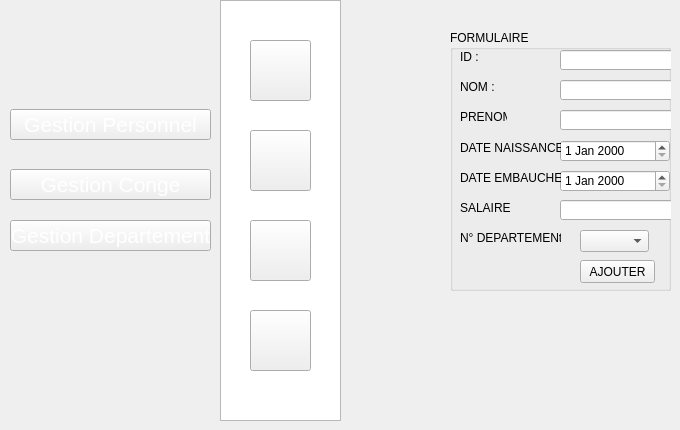
   <widget class="QWidget" name="page_3">
    <widget class="QPushButton" name="pushButton_17">
     <property name="geometry">
      <rect>
       <x>250</x>
       <y>220</y>
       <width>61</width>
       <height>61</height>
      </rect>
     </property>
     <property name="styleSheet">
      <string notr="true">image: url(:/new/prefix1/img/icon-afficher2.png);</string>
     </property>
     <property name="text">
      <string/>
     </property>
    </widget>
    <widget class="QPushButton" name="pushButton_18">
     <property name="geometry">
      <rect>
       <x>250</x>
       <y>40</y>
       <width>61</width>
       <height>61</height>
      </rect>
     </property>
     <property name="styleSheet">
      <string notr="true">image: url(:/new/prefix1/img/icon-ajout2.png);
background-image: url(:/new/prefix1/img/bg.png);</string>
     </property>
     <property name="text">
      <string/>
     </property>
    </widget>
    <widget class="QPushButton" name="personnel2">
     <property name="geometry">
      <rect>
       <x>10</x>
       <y>109</y>
       <width>201</width>
       <height>31</height>
      </rect>
     </property>
     <property name="font">
      <font>
       <pointsize>16</pointsize>
       <weight>50</weight>
       <bold>false</bold>
      </font>
     </property>
     <property name="styleSheet">
      <string notr="true">color: rgb(255, 255, 255);
background-image: url(:/new/prefix1/img/selected2.png);</string>
     </property>
     <property name="text">
      <string>Gestion Personnel</string>
     </property>
    </widget>
    <widget class="QPushButton" name="conge2">
     <property name="geometry">
      <rect>
       <x>10</x>
       <y>169</y>
       <width>201</width>
       <height>31</height>
      </rect>
     </property>
     <property name="font">
      <font>
       <pointsize>16</pointsize>
       <weight>50</weight>
       <bold>false</bold>
      </font>
     </property>
     <property name="styleSheet">
      <string notr="true">color: rgb(255, 255, 255);
</string>
     </property>
     <property name="text">
      <string>Gestion Conge</string>
     </property>
    </widget>
    <widget class="QPushButton" name="pushButton_21">
     <property name="geometry">
      <rect>
       <x>250</x>
       <y>130</y>
       <width>61</width>
       <height>61</height>
      </rect>
     </property>
     <property name="styleSheet">
      <string notr="true">image: url(:/new/prefix1/img/icon-modif2 (1).png);</string>
     </property>
     <property name="text">
      <string/>
     </property>
    </widget>
    <widget class="QPushButton" name="pushButton_22">
     <property name="geometry">
      <rect>
       <x>250</x>
       <y>310</y>
       <width>61</width>
       <height>61</height>
      </rect>
     </property>
     <property name="styleSheet">
      <string notr="true">image: url(:/new/prefix1/img/icon-supp2 (1).png);</string>
     </property>
     <property name="text">
      <string/>
     </property>
    </widget>
    <widget class="QListView" name="listView_2">
     <property name="geometry">
      <rect>
       <x>220</x>
       <y>0</y>
       <width>121</width>
       <height>421</height>
      </rect>
     </property>
     <property name="styleSheet">
      <string notr="true">background-image: url(:/new/prefix1/img/selected.png);</string>
     </property>
    </widget>
    <widget class="QPushButton" name="departement2_2">
     <property name="geometry">
      <rect>
       <x>10</x>
       <y>220</y>
       <width>201</width>
       <height>31</height>
      </rect>
     </property>
     <property name="font">
      <font>
       <pointsize>16</pointsize>
       <weight>50</weight>
       <bold>false</bold>
      </font>
     </property>
     <property name="styleSheet">
      <string notr="true">color: rgb(255, 255, 255);
</string>
     </property>
     <property name="text">
      <string>Gestion Departement</string>
     </property>
    </widget>
    <widget class="QGroupBox" name="groupBox_7">
     <property name="geometry">
      <rect>
       <x>450</x>
       <y>30</y>
       <width>221</width>
       <height>261</height>
      </rect>
     </property>
     <property name="title">
      <string>FORMULAIRE</string>
     </property>
     <widget class="QPushButton" name="ajouterpersonnel">
      <property name="geometry">
       <rect>
        <x>130</x>
        <y>230</y>
        <width>75</width>
        <height>23</height>
       </rect>
      </property>
      <property name="text">
       <string>AJOUTER</string>
      </property>
     </widget>
     <widget class="QLabel" name="label_29">
      <property name="geometry">
       <rect>
        <x>10</x>
        <y>20</y>
        <width>47</width>
        <height>13</height>
       </rect>
      </property>
      <property name="text">
       <string>ID :</string>
      </property>
      <property name="scaledContents">
       <bool>false</bool>
      </property>
     </widget>
     <widget class="QLabel" name="label_30">
      <property name="geometry">
       <rect>
        <x>10</x>
        <y>80</y>
        <width>47</width>
        <height>13</height>
       </rect>
      </property>
      <property name="text">
       <string>PRENOM : </string>
      </property>
     </widget>
     <widget class="QLineEdit" name="nom">
      <property name="geometry">
       <rect>
        <x>110</x>
        <y>50</y>
        <width>113</width>
        <height>20</height>
       </rect>
      </property>
     </widget>
     <widget class="QLineEdit" name="prenom">
      <property name="geometry">
       <rect>
        <x>110</x>
        <y>80</y>
        <width>113</width>
        <height>20</height>
       </rect>
      </property>
     </widget>
     <widget class="QLabel" name="label_31">
      <property name="geometry">
       <rect>
        <x>10</x>
        <y>50</y>
        <width>47</width>
        <height>13</height>
       </rect>
      </property>
      <property name="text">
       <string>NOM : </string>
      </property>
     </widget>
     <widget class="QLineEdit" name="salaire">
      <property name="geometry">
       <rect>
        <x>110</x>
        <y>170</y>
        <width>113</width>
        <height>20</height>
       </rect>
      </property>
     </widget>
     <widget class="QLineEdit" name="id">
      <property name="geometry">
       <rect>
        <x>110</x>
        <y>20</y>
        <width>113</width>
        <height>20</height>
       </rect>
      </property>
     </widget>
     <widget class="QLabel" name="label_40">
      <property name="geometry">
       <rect>
        <x>10</x>
        <y>170</y>
        <width>51</width>
        <height>16</height>
       </rect>
      </property>
      <property name="text">
       <string>SALAIRE :</string>
      </property>
     </widget>
     <widget class="QLabel" name="label_41">
      <property name="geometry">
       <rect>
        <x>10</x>
        <y>200</y>
        <width>101</width>
        <height>16</height>
       </rect>
      </property>
      <property name="text">
       <string>N° DEPARTEMENt:</string>
      </property>
     </widget>
     <widget class="QComboBox" name="departement">
      <property name="geometry">
       <rect>
        <x>130</x>
        <y>200</y>
        <width>69</width>
        <height>22</height>
       </rect>
      </property>
     </widget>
     <widget class="QDateEdit" name="datenaiss">
      <property name="geometry">
       <rect>
        <x>110</x>
        <y>110</y>
        <width>110</width>
        <height>22</height>
       </rect>
      </property>
     </widget>
     <widget class="QDateEdit" name="dateemb">
      <property name="geometry">
       <rect>
        <x>110</x>
        <y>140</y>
        <width>110</width>
        <height>22</height>
       </rect>
      </property>
     </widget>
     <widget class="QLabel" name="label_42">
      <property name="geometry">
       <rect>
        <x>10</x>
        <y>140</y>
        <width>101</width>
        <height>16</height>
       </rect>
      </property>
      <property name="text">
       <string>DATE EMBAUCHE:</string>
      </property>
     </widget>
     <widget class="QLabel" name="label_57">
      <property name="geometry">
       <rect>
        <x>10</x>
        <y>110</y>
        <width>101</width>
        <height>16</height>
       </rect>
      </property>
      <property name="text">
       <string>DATE NAISSANCE:</string>
      </property>
     </widget>
    </widget>
    <zorder>listView_2</zorder>
    <zorder>pushButton_17</zorder>
    <zorder>pushButton_18</zorder>
    <zorder>personnel2</zorder>
    <zorder>conge2</zorder>
    <zorder>pushButton_21</zorder>
    <zorder>pushButton_22</zorder>
    <zorder>departement2_2</zorder>
    <zorder>groupBox_7</zorder>
   </widget>
